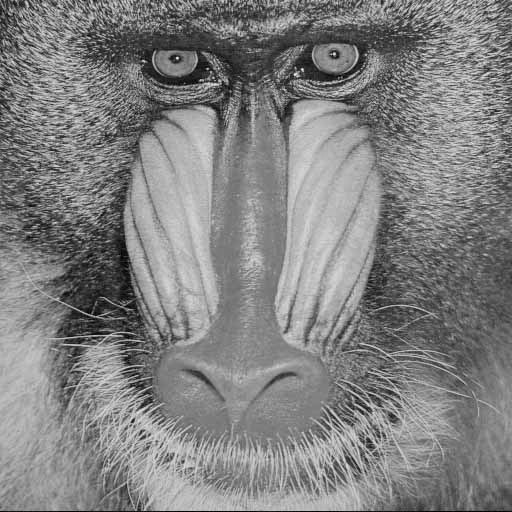
#> input picture trabalho-2/input/baboon.pgm, 512 x 512 px
$ python histogram.py input/baboon.pgm input/fiducial.pgm input/fiducial.pgm
#> lines starting #> are read from the running program, lines starting #| are printed output that depends on the picture
#!/usr/bin/python3

from sys import argv
import cv2
import matplotlib.pyplot as plt

def _args():
    if len(argv) != 4:
        print("Usage: python3 histogram.py input output title")
        exit(1)

    return argv[1], argv[2], argv[3]

def main():
    input, output, title = _args()

    img = cv2.imread(input, 0)
#> img is the input picture: shape (512, 512); min 0, max 248, mean 128.9

    # num_bins = 5

    plt.hist(img.ravel(), bins=range(256), edgecolor='none', color="#3F5D7D")
    plt.xlim([-0.5, 255.5])
    plt.title(title.capitalize())

    plt.savefig(output, bbox_inches='tight')
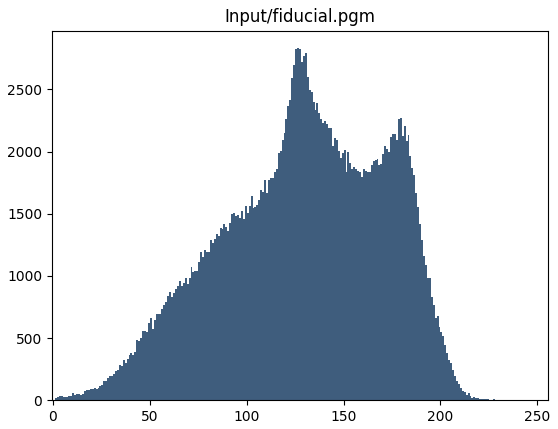
#> figure drawn by matplotlib, 1 panel; tallest bar 2831 high, from x = 126 to 127

if __name__ == '__main__':
    main()

$ run again, on trabalho-2/input/monarch.pgm
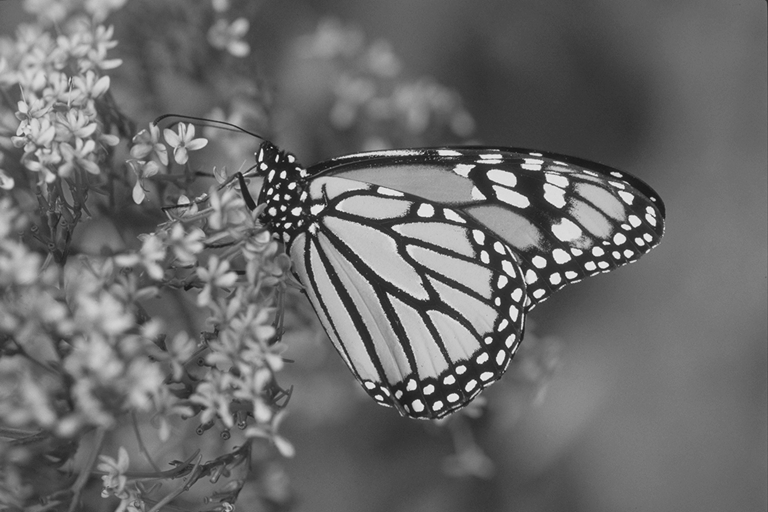
#> input picture trabalho-2/input/monarch.pgm, 768 x 512 px
#> in main, img is the input picture: shape (512, 768); min 17, max 244, mean 107
#> in main, `plt.savefig(output, bbox_inches='tight')`:
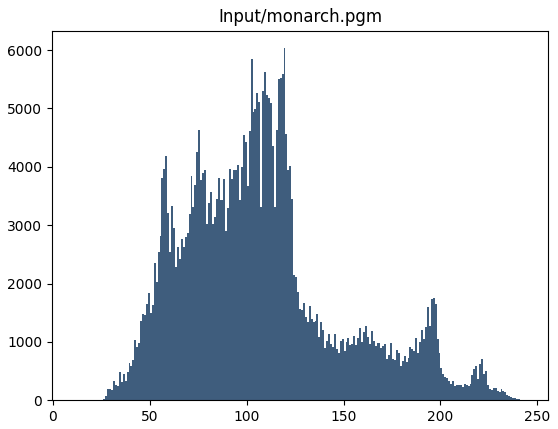
#> figure drawn by matplotlib, 1 panel; tallest bar 6033 high, from x = 119 to 120

$ run again, on trabalho-2/input/peppers.pgm
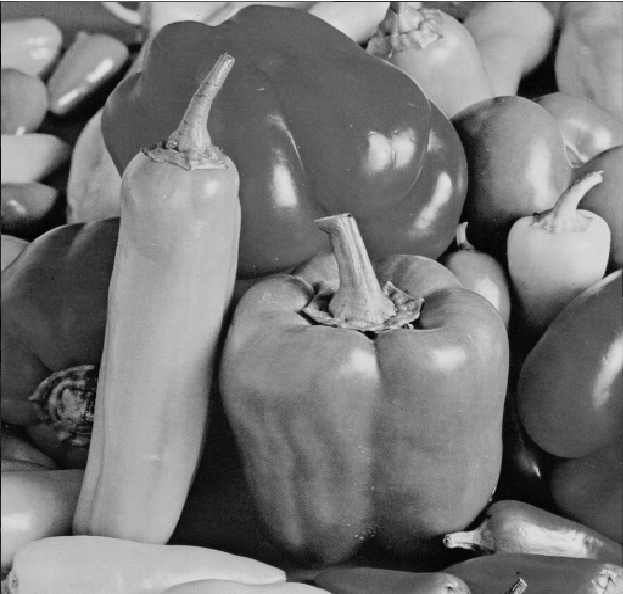
#> input picture trabalho-2/input/peppers.pgm, 623 x 594 px
#> in main, img is the input picture: shape (594, 623); min 0, max 255, mean 120
#> in main, `plt.savefig(output, bbox_inches='tight')`:
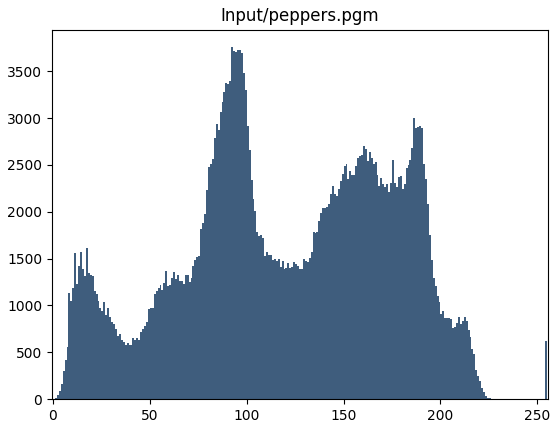
#> figure drawn by matplotlib, 1 panel; tallest bar 3756 high, from x = 92 to 93

$ run again, on trabalho-2/input/retina.pgm
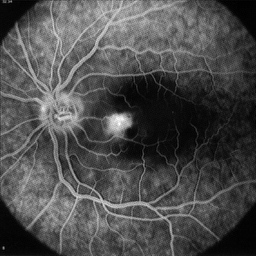
#> input picture trabalho-2/input/retina.pgm, 256 x 256 px
#> in main, img is the input picture: shape (256, 256); min 0, max 255, mean 76.7
#> in main, `plt.savefig(output, bbox_inches='tight')`:
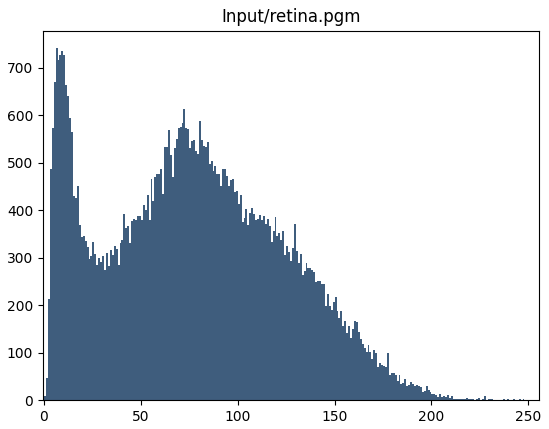
#> figure drawn by matplotlib, 1 panel; tallest bar 741 high, from x = 6 to 7
